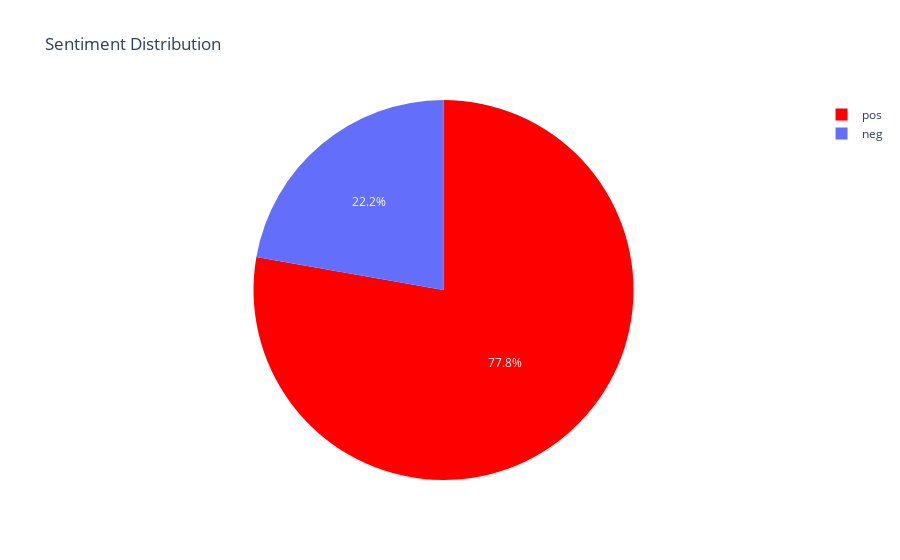

This figure's notebook cell:
### Code cell
layout = go.Layout(title="Sentiment Distribution")
fig = go.Figure(data = data,layout = layout)
iplot(fig)

### Figure 1 — Plotly figure (JSON) as saved in the notebook; plotly's stock layout.template omitted (floating-point values rounded to 4 significant figures)
{"data": [{"marker": {"colors": ["red"]}, "type": "pie", "labels": ["pos", "neg"], "values": [14, 4], "hoverinfo": "value"}], "layout": {"title": {"text": "Sentiment Distribution"}}}
